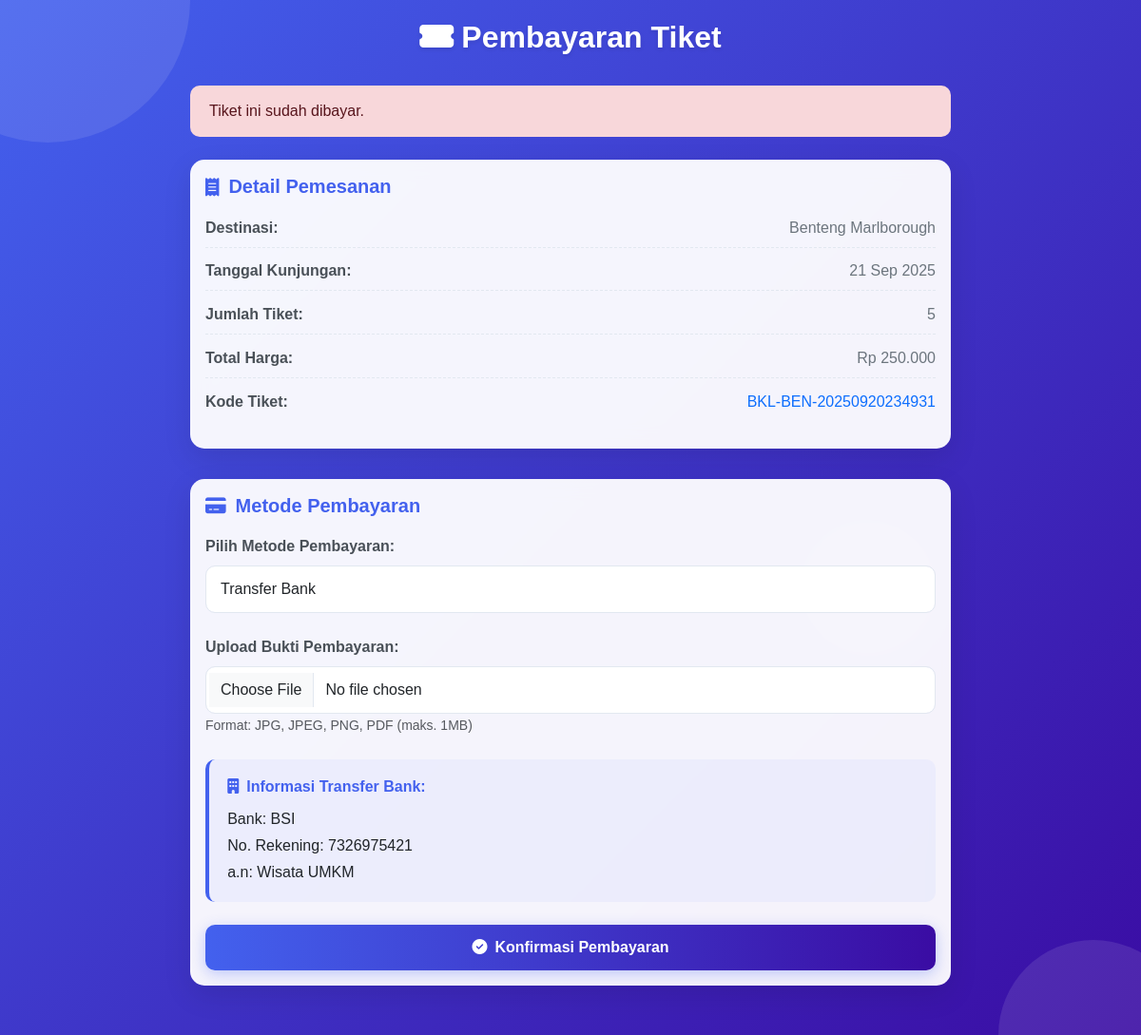
The app's page /payment.php?ticket_code=BKL-BEN-20250920234931 (signed in) with its own data.
### tables this page shows
CREATE TABLE `tickets` (
  `id` int(11) NOT NULL,
  `user_id` int(11) DEFAULT NULL,
  `destination_id` int(11) DEFAULT NULL,
  `code` varchar(50) NOT NULL,
  `visit_date` date DEFAULT NULL,
  `quantity` int(11) DEFAULT NULL,
  `total_price` decimal(10,2) DEFAULT NULL,
  `status` enum('pending','paid','cancelled') DEFAULT 'pending',
  `created_at` timestamp NOT NULL DEFAULT current_timestamp(),
  `used_at` datetime DEFAULT NULL
);

CREATE TABLE `destinations` (
  `id` int(11) NOT NULL,
  `name` varchar(100) NOT NULL,
  `description` text DEFAULT NULL,
  `location` varchar(100) DEFAULT NULL,
  `price` decimal(10,2) NOT NULL,
  `category` varchar(50) DEFAULT NULL,
  `image` varchar(255) DEFAULT NULL,
  `rating` float DEFAULT 0,
  `facilities` text DEFAULT NULL,
  `activities` text DEFAULT NULL,
  `created_at` timestamp NOT NULL DEFAULT current_timestamp(),
  `is_featured` tinyint(1) DEFAULT 0
);

### payment.php (the view, shortened to what this page needs)
<?php
require_once 'config/database.php';
$ticket_code = $_GET['ticket_code'];
try {
    $stmt = $pdo->prepare("
        SELECT t.*, d.name as destination_name, d.price as destination_price
        FROM tickets t
        JOIN destinations d ON t.destination_id = d.id
        WHERE t.code = ? AND t.user_id = ?
    ");
    $stmt->execute([$ticket_code, $_SESSION['user']['id']]);
    $ticket = $stmt->fetch();
    if ($ticket['status'] == 'paid') {
        $error = "Tiket ini sudah dibayar.";
    }
} catch (PDOException $e) {
    error_log("Database error: " . $e->getMessage());
    if (!empty($_SERVER['HTTP_X_REQUESTED_WITH']) && strtolower($_SERVER['HTTP_X_REQUESTED_WITH']) == 'xmlhttprequest') {
        header('Content-Type: application/json');
        echo json_encode(['success' => false, 'error' => 'Terjadi kesalahan database: ' . $e->getMessage()]);
        exit;
    } else {
        $error = "Terjadi kesalahan sistem. Silakan coba lagi nanti.";
    }
}
?>
<!DOCTYPE html>
<html lang="id">
<head>
    <link href="https://cdn.jsdelivr.net/npm/bootstrap@5.3.0/dist/css/bootstrap.min.css" rel="stylesheet">
    <link rel="stylesheet" href="https://cdnjs.cloudflare.com/ajax/libs/font-awesome/6.4.0/css/all.min.css">
    <link href="https://unpkg.com/aos@2.3.1/dist/aos.css" rel="stylesheet">
    <link rel="stylesheet" href="https://cdn.jsdelivr.net/npm/sweetalert2@11/dist/sweetalert2.min.css">
</head>
<body>
    <div class="floating-shape shape-1"></div>
    <div class="floating-shape shape-2"></div>
    <div class="payment-container">
        <h2 class="page-title" data-aos="fade-down"><i class="fas fa-ticket-alt me-2"></i>Pembayaran Tiket</h2>
        <?php if (isset($error)): ?>
            <div class="alert alert-danger" data-aos="fade-up"><?= $error ?></div>
        <?php endif; ?>
        <div class="card" data-aos="fade-up" data-aos-delay="100">
            <div class="card-body">
                <h5 class="card-title"><i class="fas fa-receipt"></i>Detail Pemesanan</h5>
                <div class="ticket-detail">
                    <strong>Destinasi:</strong>
                    <span><?= $ticket['destination_name'] ?></span>
                </div>
                <div class="ticket-detail">
                    <strong>Tanggal Kunjungan:</strong>
                    <span><?= date('d M Y', strtotime($ticket['visit_date'])) ?></span>
                </div>
                <div class="ticket-detail">
                    <strong>Jumlah Tiket:</strong>
                    <span><?= $ticket['quantity'] ?></span>
                </div>
                <div class="ticket-detail">
                    <strong>Total Harga:</strong>
                    <span>Rp <?= number_format($ticket['total_price'], 0, ',', '.') ?></span>
                </div>
                <div class="ticket-detail">
                    <strong>Kode Tiket:</strong>
                    <span class="text-primary"><?= $ticket['code'] ?></span>
                </div>
            </div>
        </div>
        <div class="card" data-aos="fade-up" data-aos-delay="200">
            <div class="card-body">
                <h5 class="card-title"><i class="fas fa-credit-card"></i>Metode Pembayaran</h5>
                <form method="POST" id="payment-form">
                    <div class="form-group">
                        <label for="payment_method">Pilih Metode Pembayaran:</label>
                        <select class="form-control" id="payment_method" name="payment_method" required>
                            <option value="transfer">Transfer Bank</option>
                        </select>
                    </div>
                    <div class="form-group">
                        <label for="bukti_pembayaran">Upload Bukti Pembayaran:</label>
                        <input type="file" class="form-control" id="bukti_pembayaran" name="bukti_pembayaran" accept=".jpg,.jpeg,.png,.pdf" required>
                        <small class="form-text text-muted">Format: JPG, JPEG, PNG, PDF (maks. 1MB)</small>
                    </div>
                    <div id="transfer-details" class="payment-details">
                        <h6><i class="fas fa-building me-2"></i>Informasi Transfer Bank:</h6>
                        <p class="mb-1">Bank: BSI</p>
                        <p class="mb-1">No. Rekening: 7326975421</p>
                        <p class="mb-0">a.n: Wisata UMKM</p>
                    </div>
                    <button type="submit" class="btn btn-primary mt-4" id="submit-btn">
                        <i class="fas fa-check-circle me-2"></i>Konfirmasi Pembayaran
                    </button>
                </form>
            </div>
        </div>
    </div>
</body>
</html>

### payment.php (style rules this page uses)
:root { --primary-color: #4361ee; --secondary-color: #3a0ca3; --accent-color: #f72585; --light-color: #f8f9fa; --dark-color: #212529; --gradient-start: #4361ee; --gradient-end: #3a0ca3; }
body { font-family: 'Poppins', sans-serif; min-height: 100vh; display: flex; align-items: center; background: linear-gradient(135deg, var(--gradient-start), var(--gradient-end)); overflow-x: hidden; position: relative; padding: 20px 0; }
.floating-shape { position: fixed; border-radius: 50%; background: rgba(255, 255, 255, 0.1); animation: float 8s infinite ease-in-out; z-index: 0; }
.shape-1 { width: 300px; height: 300px; top: -150px; left: -100px; animation-delay: 0s; }
.shape-2 { width: 200px; height: 200px; bottom: -100px; right: -50px; animation-delay: 1s; }
.payment-container { max-width: 800px; width: 100%; margin: 0 auto; position: relative; z-index: 1; }
.page-title { color: white; margin-bottom: 2rem; font-weight: 700; text-align: center; text-shadow: 0 2px 4px rgba(0,0,0,0.1); }
.card { border: none; border-radius: 15px; box-shadow: 0 10px 30px rgba(0, 0, 0, 0.1); margin-bottom: 2rem; background-color: rgba(255, 255, 255, 0.95); backdrop-filter: blur(10px); transition: transform 0.3s ease, box-shadow 0.3s ease; }
.card-title { color: var(--primary-color); font-weight: 700; margin-bottom: 1.2rem; display: flex; align-items: center; }
.card-title i { margin-right: 10px; font-size: 1.2rem; }
.alert { border-radius: 10px; margin-bottom: 1.5rem; border: none; padding: 15px 20px; }
.btn-primary { background: linear-gradient(to right, var(--primary-color), var(--secondary-color)); border: none; border-radius: 10px; padding: 12px 25px; font-weight: 600; transition: all 0.3s ease; box-shadow: 0 4px 15px rgba(67, 97, 238, 0.3); width: 100%; }
.payment-details { background-color: rgba(67, 97, 238, 0.05); border-radius: 10px; padding: 1.2rem; margin-top: 1rem; border-left: 4px solid var(--primary-color); }
.payment-details h6 { color: var(--primary-color); font-weight: 600; margin-bottom: 0.8rem; }
.form-control { border-radius: 10px; padding: 12px 15px; border: 1px solid #e2e8f0; transition: all 0.3s ease; }
.form-group { margin-bottom: 1.5rem; }
.form-group label { font-weight: 600; color: #495057; margin-bottom: 0.5rem; }
.ticket-detail { margin-bottom: 0.8rem; display: flex; justify-content: space-between; border-bottom: 1px dashed #e2e8f0; padding-bottom: 0.5rem; }
.ticket-detail:last-child { border-bottom: none; }
.ticket-detail strong { color: #495057; min-width: 150px; }
.ticket-detail span { color: #6c757d; text-align: right; }

### records on screen
tickets: status "Tiket ini sudah dibayar.", destination.name "Benteng Marlborough", visit_date "21 Sep 2025", quantity "5", total_price "250.000", code "BKL-BEN-20250920234931"
